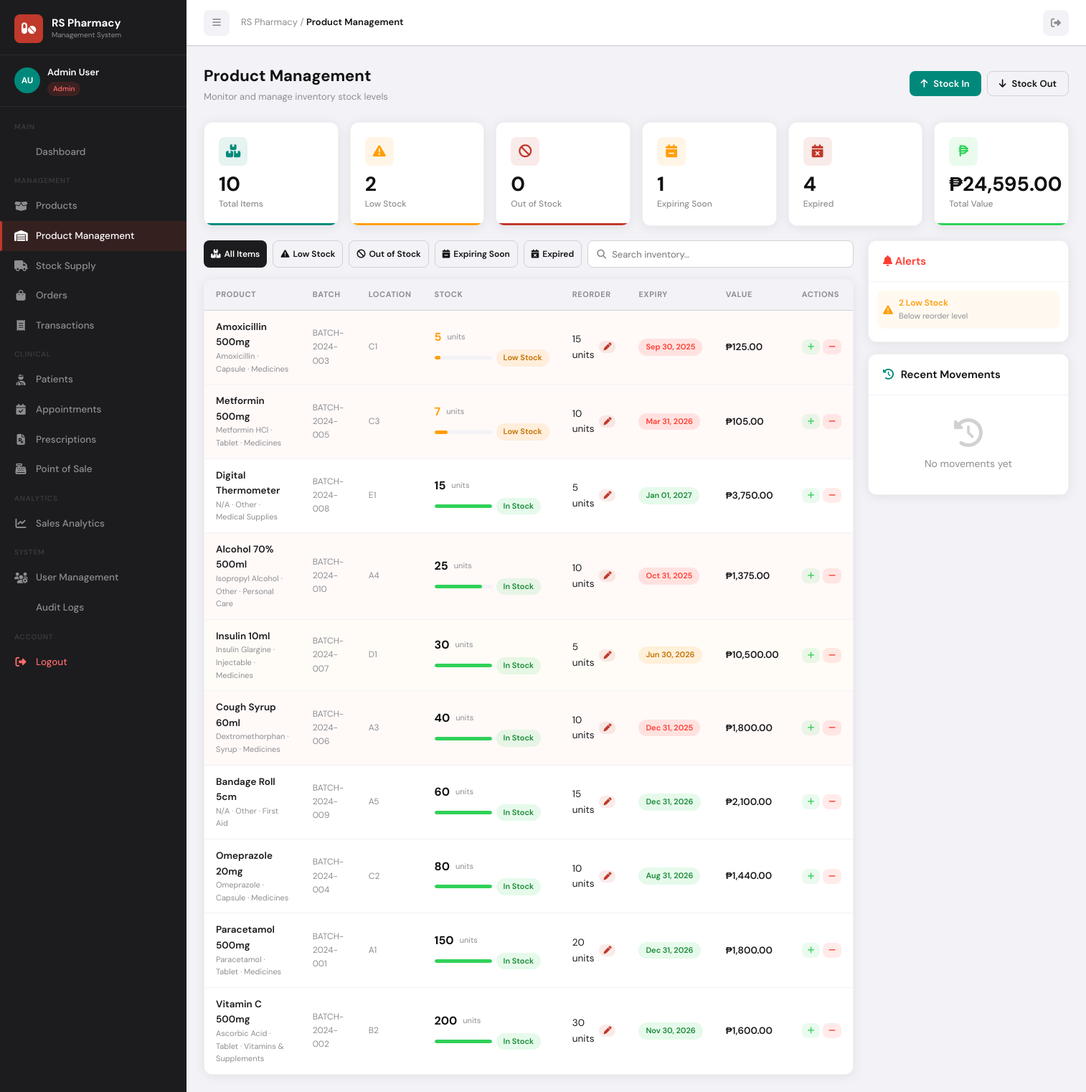
The app's page /inventory.php (signed in) with its own data.
### tables this page shows
CREATE TABLE IF NOT EXISTS products (
    id INT AUTO_INCREMENT PRIMARY KEY,
    category_id INT,
    supplier_id INT,
    name VARCHAR(150) NOT NULL,
    generic_name VARCHAR(150),
    brand_type ENUM('Generic','Brand') DEFAULT 'Generic',
    product_type ENUM('OTC','Rx') DEFAULT 'OTC',
    dosage_form ENUM('Tablet','Capsule','Syrup','Injectable','Cream','Drops','Inhaler','Patch','Other') DEFAULT 'Tablet',
    price DECIMAL(10,2) NOT NULL,
    requires_prescription TINYINT(1) DEFAULT 0,
    sku VARCHAR(50) UNIQUE,
    shelf_location VARCHAR(50),
    description TEXT,
    status ENUM('active','inactive') DEFAULT 'active',
    created_at TIMESTAMP DEFAULT CURRENT_TIMESTAMP,
    updated_at TIMESTAMP DEFAULT CURRENT_TIMESTAMP ON UPDATE CURRENT_TIMESTAMP,
    FOREIGN KEY (category_id) REFERENCES categories(id) ON DELETE SET NULL,
    FOREIGN KEY (supplier_id) REFERENCES suppliers(id) ON DELETE SET NULL
);

CREATE TABLE IF NOT EXISTS categories (
    id INT AUTO_INCREMENT PRIMARY KEY,
    name VARCHAR(100) NOT NULL,
    description TEXT,
    status ENUM('active','inactive') DEFAULT 'active',
    created_at TIMESTAMP DEFAULT CURRENT_TIMESTAMP,
    updated_at TIMESTAMP DEFAULT CURRENT_TIMESTAMP ON UPDATE CURRENT_TIMESTAMP
);

CREATE TABLE IF NOT EXISTS inventory (
    id INT AUTO_INCREMENT PRIMARY KEY,
    product_id INT NOT NULL,
    batch_number VARCHAR(50),
    quantity INT DEFAULT 0,
    reorder_level INT DEFAULT 10,
    manufacturing_date DATE,
    expiry_date DATE,
    storage_location VARCHAR(100),
    created_at TIMESTAMP DEFAULT CURRENT_TIMESTAMP,
    updated_at TIMESTAMP DEFAULT CURRENT_TIMESTAMP ON UPDATE CURRENT_TIMESTAMP,
    FOREIGN KEY (product_id) REFERENCES products(id) ON DELETE CASCADE
);

### auth.php (called while the page is built, shortened)
<?php
function formatCurrency($amount) {
    return '₱' . number_format($amount, 2);
}
function formatDate($date) {
    return date('M d, Y', strtotime($date));
}
function getStockStatus($qty, $reorderLevel) {
    if ($qty <= $reorderLevel) return ['label' => 'Low Stock', 'class' => 'warning'];
    return ['label' => 'In Stock', 'class' => 'success'];
}
function sanitize($input) {
    return htmlspecialchars(strip_tags(trim($input)), ENT_QUOTES, 'UTF-8');
}
?>

### inventory.php (the view, shortened to what this page needs)
<?php
require_once 'includes/auth.php';
$db   = getDB();
$search = sanitize($_GET['search'] ?? '');
$filter = sanitize($_GET['filter'] ?? '');
$where = "WHERE p.status='active'";
$inventory = [];
$res = $db->query("SELECT p.id as product_id, p.name, p.generic_name, p.dosage_form, p.price, p.shelf_location, c.name as category, i.id as inv_id, i.quantity, i.reorder_level, i.expiry_date, i.batch_number, i.manufacturing_date, i.storage_location FROM products p LEFT JOIN categories c ON p.category_id=c.id LEFT JOIN inventory i ON p.id=i.product_id $where ORDER BY i.quantity ASC, p.name");
while ($row = $res->fetch_assoc()) $inventory[] = $row;
$totalItems   = $db->query("SELECT COUNT(*) as c FROM inventory")->fetch_assoc()['c'];
$lowStock     = $db->query("SELECT COUNT(*) as c FROM inventory WHERE quantity <= reorder_level AND quantity > 0")->fetch_assoc()['c'];
$outOfStock   = $db->query("SELECT COUNT(*) as c FROM inventory WHERE quantity = 0")->fetch_assoc()['c'];
$expiring90   = $db->query("SELECT COUNT(*) as c FROM inventory WHERE expiry_date BETWEEN CURDATE() AND DATE_ADD(CURDATE(),INTERVAL 90 DAY)")->fetch_assoc()['c'];
$expired      = $db->query("SELECT COUNT(*) as c FROM inventory WHERE expiry_date < CURDATE()")->fetch_assoc()['c'];
$totalValue   = $db->query("SELECT COALESCE(SUM(i.quantity * p.price),0) as c FROM inventory i JOIN products p ON i.product_id=p.id")->fetch_assoc()['c'];
$movements = [];
?>
<!DOCTYPE html>
<html lang="en">
<head>
    <link rel="stylesheet" href="https://cdnjs.cloudflare.com/ajax/libs/font-awesome/6.5.0/css/all.min.css">
    <link rel="stylesheet" href="assets/css/style.css">
</head>
<body>
<div class="app-wrapper">
    <?php include 'includes/sidebar.php'; ?>
    <div class="main-content">
        <div class="topbar">
            <div class="topbar-left">
                <button class="topbar-btn" onclick="toggleSidebar()"><i class="fas fa-bars"></i></button>
                <div class="page-breadcrumb">RS Pharmacy / <span>Product Management</span></div>
            </div>
            <div class="topbar-right">
                <a href="./logout.php" class="topbar-btn"><i class="fas fa-sign-out-alt"></i></a>
            </div>
        </div>
        <div class="page-content">
            <div class="page-header">
                <div><div class="page-title">Product Management</div><div class="page-subtitle">Monitor and manage inventory stock levels</div></div>
                <div style="display:flex;gap:8px;">
                    <button class="btn btn-teal" onclick="openModal('stockInModal')"><i class="fas fa-arrow-up"></i> Stock In</button>
                    <button class="btn btn-outline" onclick="openModal('stockOutModal')"><i class="fas fa-arrow-down"></i> Stock Out</button>
                </div>
            </div>
            <div class="stat-grid stat-grid-6" style="margin-bottom:20px;">
                <div class="stat-card teal"><div class="stat-icon teal"><i class="fas fa-boxes-stacked"></i></div><div class="stat-value"><?=$totalItems?></div><div class="stat-label">Total Items</div></div>
                <div class="stat-card orange"><div class="stat-icon orange"><i class="fas fa-triangle-exclamation"></i></div><div class="stat-value"><?=$lowStock?></div><div class="stat-label">Low Stock</div></div>
                <div class="stat-card red"><div class="stat-icon red"><i class="fas fa-ban"></i></div><div class="stat-value"><?=$outOfStock?></div><div class="stat-label">Out of Stock</div></div>
                <div class="stat-card warning"><div class="stat-icon orange"><i class="fas fa-calendar-minus"></i></div><div class="stat-value"><?=$expiring90?></div><div class="stat-label">Expiring Soon</div></div>
                <div class="stat-card danger"><div class="stat-icon red"><i class="fas fa-calendar-xmark"></i></div><div class="stat-value"><?=$expired?></div><div class="stat-label">Expired</div></div>
                <div class="stat-card green"><div class="stat-icon green"><i class="fas fa-peso-sign"></i></div><div class="stat-value"><?=formatCurrency($totalValue)?></div><div class="stat-label">Total Value</div></div>
            </div>
            <div style="display:grid;grid-template-columns:1fr 280px;gap:20px;">
                <div>
                    <div style="display:flex;gap:8px;margin-bottom:16px;flex-wrap:wrap;">
                        <?php foreach([['','All Items','boxes-stacked'],['low','Low Stock','triangle-exclamation'],['out','Out of Stock','ban'],['expiring','Expiring Soon','calendar-minus'],['expired','Expired','calendar-xmark']] as [$v,$l,$i]): ?>
                        <a href="?filter=<?=$v?>&search=<?=urlencode($search)?>" class="btn <?=$filter===$v?'btn-dark':'btn-outline'?> btn-sm"><i class="fas fa-<?=$i?>"></i> <?=$l?></a>
                        <?php endforeach; ?>
                        <div class="search-bar" style="flex:1;min-width:180px;">
                            <i class="fas fa-search"></i>
                            <input type="text" id="invSearch" placeholder="Search inventory..." value="<?=htmlspecialchars($search)?>">
                        </div>
                    </div>
                    <div class="table-wrapper">
                        <div class="table-responsive">
                            <table id="inventoryTable">
                                <thead>
                                    <tr>
                                        <th>Product</th>
                                        <th>Batch</th>
                                        <th>Location</th>
                                        <th>Stock</th>
                                        <th>Reorder</th>
                                        <th>Expiry</th>
                                        <th>Value</th>
                                        <th>Actions</th>
                                    </tr>
                                </thead>
                                <tbody>
                                    <?php foreach ($inventory as $item):
                                        $qty = (int)($item['quantity'] ?? 0);
                                        $reorder = (int)($item['reorder_level'] ?? 10);
                                        $status = getStockStatus($qty, $reorder);
                                        $expired = $item['expiry_date'] && strtotime($item['expiry_date']) < time();
                                        $expiring = !$expired && $item['expiry_date'] && strtotime($item['expiry_date']) < strtotime('+90 days');
                                        $pct = min(100, $reorder > 0 ? ($qty / ($reorder * 3)) * 100 : ($qty > 0 ? 100 : 0));
                                        $value = $qty * $item['price'];
                                    ?>
                                    <tr style="<?=$expired?'background:rgba(255,59,48,0.03);':($expiring?'background:rgba(255,159,10,0.03);':'')?>">
                                        <td>
                                            <div style="font-weight:600;"><?=sanitize($item['name'])?></div>
                                            <div style="font-size:11px;color:var(--gray);"><?=sanitize($item['generic_name']??'')?> · <?=sanitize($item['dosage_form']??'')?> · <?=sanitize($item['category']??'')?></div>
                                        </td>
                                        <td class="text-muted"><?=sanitize($item['batch_number']??'—')?></td>
                                        <td class="text-muted"><?=sanitize($item['shelf_location']??$item['storage_location']??'—')?></td>
                                        <td>
                                            <div style="display:flex;align-items:center;gap:8px;">
                                                <span style="font-weight:700;font-size:16px;color:<?=$status['class']==='danger'?'var(--danger)':($status['class']==='warning'?'var(--warning)':'var(--black)')?>;"><?=$qty?></span>
                                                <span style="font-size:11px;color:var(--gray);">units</span>
                                            </div>
                                            <div style="display:flex;align-items:center;gap:6px;margin-top:4px;">
                                                <div class="stock-bar-wrap"><div class="stock-bar" style="width:<?=$pct?>%;background:<?=$status['class']==='danger'?'var(--danger)':($status['class']==='warning'?'var(--warning)':'var(--success)')?>"></div></div>
                                                <span class="badge badge-<?=$status['class']?>"><?=$status['label']?></span>
                                            </div>
                                        </td>
                                        <td>
                                            <div style="display:flex;align-items:center;gap:6px;">
                                                <span><?=$reorder?> units</span>
                                                <button class="action-link action-edit" onclick="adjustReorder(<?=$item['product_id']?>,<?=$reorder?>)" style="padding:3px 6px;"><i class="fas fa-pen"></i></button>
                                            </div>
                                        </td>
                                        <td>
                                            <?php if($item['expiry_date']): ?>
                                            <span class="badge badge-<?=$expired?'danger':($expiring?'warning':'success')?>"><?=formatDate($item['expiry_date'])?></span>
                                            <?php else: ?><span class="text-muted">—</span><?php endif; ?>
                                        </td>
                                        <td style="font-weight:600;"><?=formatCurrency($value)?></td>
                                        <td>
                                            <div class="action-links">
                                                <button class="action-link action-approve" onclick="quickStockIn(<?=$item['product_id']?>, '<?=addslashes(sanitize($item['name']))?>')" title="Add Stock"><i class="fas fa-plus"></i></button>
                                                <button class="action-link action-delete" onclick="quickStockOut(<?=$item['product_id']?>, '<?=addslashes(sanitize($item['name']))?>')" title="Remove Stock"><i class="fas fa-minus"></i></button>
                                            </div>
                                        </td>
                                    </tr>
                                    <?php endforeach; ?>
                                </tbody>
                            </table>
                        </div>
                    </div>
                </div>
                <div>
                    <?php if ($lowStock > 0 || $outOfStock > 0 || $expired > 0): ?>
                    <div class="card" style="margin-bottom:16px;">
                        <div class="card-header"><div class="card-title" style="color:var(--danger);"><i class="fas fa-bell"></i> Alerts</div></div>
                        <div class="card-body" style="padding:12px;">
                            <?php if($lowStock > 0): ?><div style="display:flex;align-items:center;gap:8px;padding:8px;background:rgba(255,159,10,0.06);border-radius:var(--radius-sm);margin-bottom:6px;"><i class="fas fa-triangle-exclamation" style="color:var(--warning);"></i><div><div style="font-size:12px;font-weight:600;color:var(--warning);"><?=$lowStock?> Low Stock</div><div style="font-size:11px;color:var(--gray);">Below reorder level</div></div></div><?php endif; ?>
                        </div>
                    </div>
                    <?php endif; ?>
                    <div class="card">
                        <div class="card-header"><div class="card-title"><i class="fas fa-history" style="color:var(--teal);margin-right:6px;"></i> Recent Movements</div></div>
                        <div class="card-body" style="padding:12px;max-height:420px;overflow-y:auto;">
                            <?php if(empty($movements)): ?><div class="empty-state" style="padding:20px;"><i class="fas fa-history"></i><p>No movements yet</p></div><?php endif; ?>
                        </div>
                    </div>
                </div>
            </div>
        </div>
    </div>
</div>
</body>
</html>

### records on screen
products: name "Amoxicillin 500mg", generic_name "Amoxicillin", dosage_form "Capsule", category.name "Medicines", inventory.batch_number "BATCH-2024-003", shelf_location "C1", inventory.quantity "5", inventory.quantity+reorder_level "Low Stock", inventory.reorder_level "15", inventory.expiry_date "Sep 30, 2025", price.quantity "₱125.00"
products: name "Metformin 500mg", generic_name "Metformin HCl", dosage_form "Tablet", category.name "Medicines", inventory.batch_number "BATCH-2024-005", shelf_location "C3", inventory.quantity "7", inventory.quantity+reorder_level "Low Stock", inventory.reorder_level "10", inventory.expiry_date "Mar 31, 2026", price.quantity "₱105.00"
products: name "Digital Thermometer", generic_name "N/A", dosage_form "Other", category.name "Medical Supplies", inventory.batch_number "BATCH-2024-008", shelf_location "E1", inventory.quantity "15", inventory.quantity+reorder_level "In Stock", inventory.reorder_level "5", inventory.expiry_date "Jan 01, 2027", price.quantity "₱3,750.00"
products: name "Alcohol 70% 500ml", generic_name "Isopropyl Alcohol", dosage_form "Other", category.name "Personal Care", inventory.batch_number "BATCH-2024-010", shelf_location "A4", inventory.quantity "25", inventory.quantity+reorder_level "In Stock", inventory.reorder_level "10", inventory.expiry_date "Oct 31, 2025", price.quantity "₱1,375.00"
products: name "Insulin 10ml", generic_name "Insulin Glargine", dosage_form "Injectable", category.name "Medicines", inventory.batch_number "BATCH-2024-007", shelf_location "D1", inventory.quantity "30", inventory.quantity+reorder_level "In Stock", inventory.reorder_level "5", inventory.expiry_date "Jun 30, 2026", price.quantity "₱10,500.00"
products: name "Cough Syrup 60ml", generic_name "Dextromethorphan", dosage_form "Syrup", category.name "Medicines", inventory.batch_number "BATCH-2024-006", shelf_location "A3", inventory.quantity "40", inventory.quantity+reorder_level "In Stock", inventory.reorder_level "10", inventory.expiry_date "Dec 31, 2025", price.quantity "₱1,800.00"
products: name "Bandage Roll 5cm", generic_name "N/A", dosage_form "Other", category.name "First Aid", inventory.batch_number "BATCH-2024-009", shelf_location "A5", inventory.quantity "60", inventory.quantity+reorder_level "In Stock", inventory.reorder_level "15", inventory.expiry_date "Dec 31, 2026", price.quantity "₱2,100.00"
products: name "Omeprazole 20mg", generic_name "Omeprazole", dosage_form "Capsule", category.name "Medicines", inventory.batch_number "BATCH-2024-004", shelf_location "C2", inventory.quantity "80", inventory.quantity+reorder_level "In Stock", inventory.reorder_level "10", inventory.expiry_date "Aug 31, 2026", price.quantity "₱1,440.00"
products: name "Paracetamol 500mg", generic_name "Paracetamol", dosage_form "Tablet", category.name "Medicines", inventory.batch_number "BATCH-2024-001", shelf_location "A1", inventory.quantity "150", inventory.quantity+reorder_level "In Stock", inventory.reorder_level "20", inventory.expiry_date "Dec 31, 2026", price.quantity "₱1,800.00"
products: name "Vitamin C 500mg", generic_name "Ascorbic Acid", dosage_form "Tablet", category.name "Vitamins & Supplements", inventory.batch_number "BATCH-2024-002", shelf_location "B2", inventory.quantity "200", inventory.quantity+reorder_level "In Stock", inventory.reorder_level "30", inventory.expiry_date "Nov 30, 2026", price.quantity "₱1,600.00"

### other values on screen
substr($user['first_name'], 0, 1) . substr($user['last_name'], 0, 1) "AU"
$user['first_name'] . ' ' . $user['last_name'] "Admin User"
$user['role'] "Admin"
$totalItems "10"
$lowStock "2"
$outOfStock "0"
$expiring90 "1"
$expired "4"
formatCurrency($totalValue) "₱24,595.00"
$l "All Items"
$l "Low Stock"
$l "Out of Stock"
$l "Expiring Soon"
$l "Expired"
